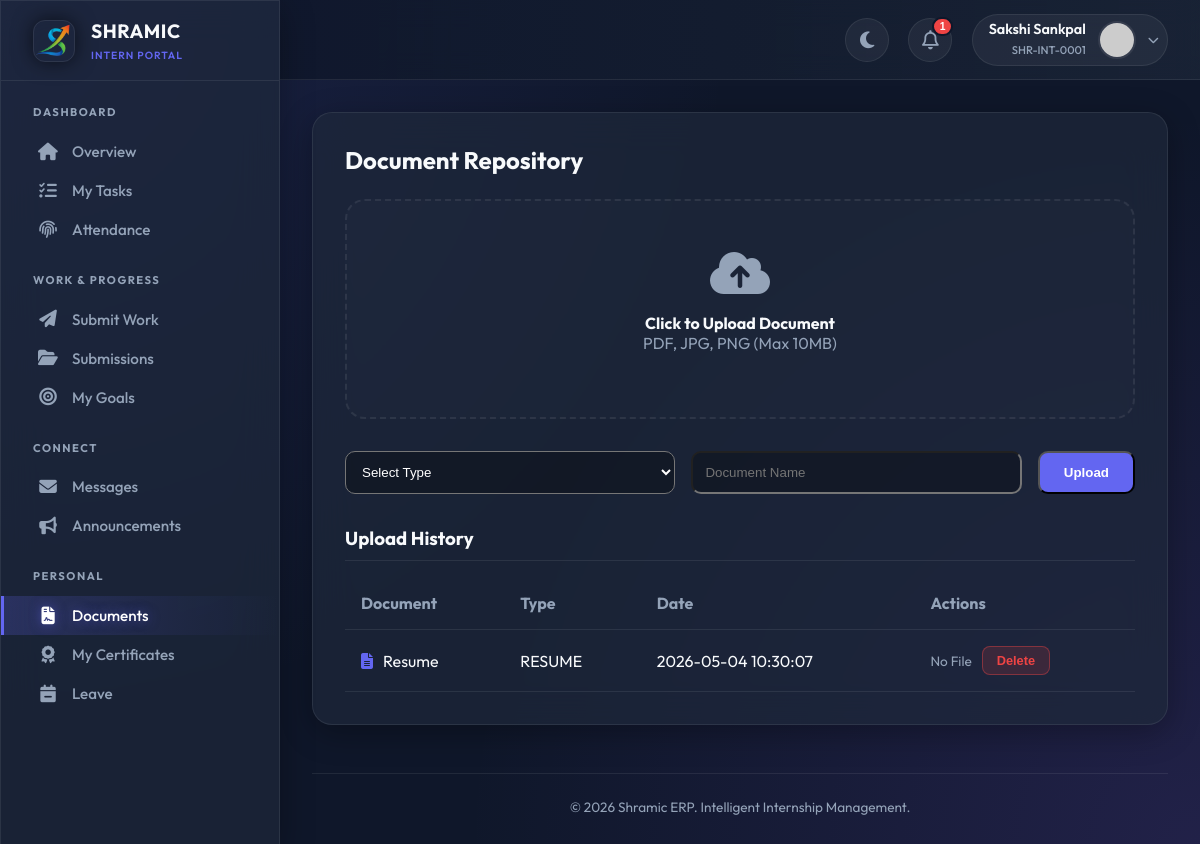
/intern/documents (signed in), run on an earlier commit of the app's database.
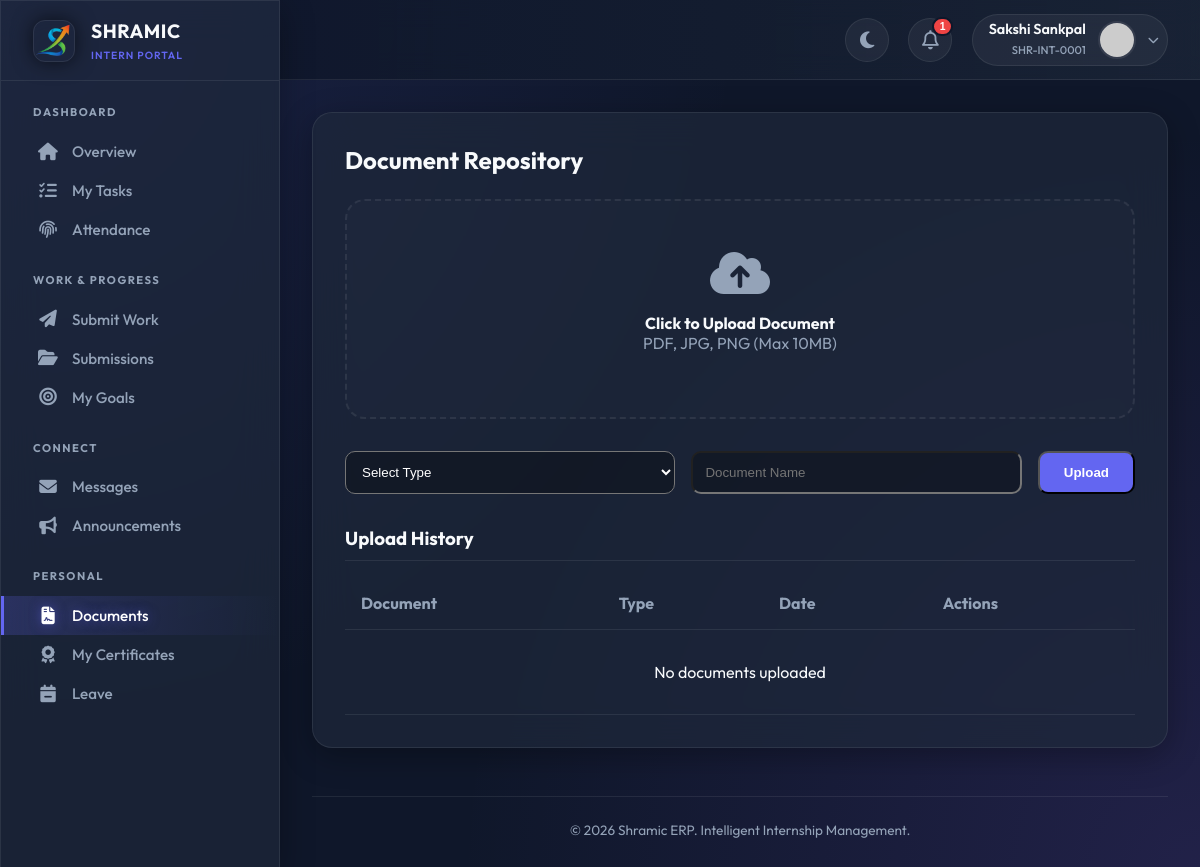
And on a later commit of the database.
### tables this page shows
CREATE TABLE document_verifications (
            id INTEGER PRIMARY KEY AUTOINCREMENT,
            user_id INTEGER,
            document_type TEXT NOT NULL,
            document_name TEXT,
            file_url TEXT,
            status TEXT DEFAULT 'PENDING',
            verified_by INTEGER,
            verified_at TIMESTAMP,
            rejection_reason TEXT,
            uploaded_at TIMESTAMP DEFAULT CURRENT_TIMESTAMP,
            FOREIGN KEY (user_id) REFERENCES users(id),
            FOREIGN KEY (verified_by) REFERENCES users(id)
        );

### app.py (the view, shortened to what this page needs)
@app.route('/intern/documents', methods=['GET', 'POST'])
@login_required
@approved_required
def intern_documents():
    conn = get_db_connection()
    cur = conn.cursor()
    cur.execute("""
        SELECT dv.*, v.full_name as verifier_name
        FROM document_verifications dv
        LEFT JOIN users v ON dv.verified_by = v.id
        WHERE dv.user_id = ?
        ORDER BY dv.uploaded_at DESC
    """, (current_user.id,))
    documents = cur.fetchall()
    conn.close()
    return render_template('intern/documents.html', documents=documents)

### app.py (called while the page is built)
@app.before_request
def make_session_permanent():
    session.permanent = True
    app.permanent_session_lifetime = timedelta(days=365)
    if current_user.is_authenticated:
        try:
            conn = get_db_connection()
            cur = conn.cursor()
            current_timestamp = format_datetime(get_current_datetime())
            cur.execute("UPDATE users SET updated_at = ? WHERE id = ?",
                       (current_timestamp, current_user.id))
            conn.commit()
            conn.close()
        except:
            pass

def get_db_connection():
    conn = sqlite3.connect(DATABASE)
    conn.row_factory = sqlite3.Row
    return conn

def get_current_datetime():
    return datetime.now(TIMEZONE)

def format_datetime(dt, format_str='%Y-%m-%d %H:%M:%S'):
    if dt is None: return None
    if isinstance(dt, str): return dt
    return dt.strftime(format_str)

@login_manager.user_loader
def load_user(user_id):
    conn = get_db_connection()
    cur = conn.cursor()
    cur.execute("SELECT * FROM users WHERE id = ?", (user_id,))
    user_data = cur.fetchone()
    conn.close()
    return User(dict(user_data)) if user_data else None

### templates/intern/documents.html (shortened to what this page needs)
{% extends "intern/base.html" %}
{% block content %}
<div class="glass-panel" style="padding: 2rem; border-radius: 20px">
  <h2 style="margin-bottom: 1.5rem; font-weight: 700">Document Repository</h2>
  <form action="{{ url_for('intern_documents') }}" method="POST" enctype="multipart/form-data">
    <div class="upload-zone" onclick="document.getElementById('file-input').click()">
      <i class="fas fa-cloud-upload-alt" style="font-size: 3rem; color: var(--text-muted); margin-bottom: 1rem"></i>
      <h4 style="color: var(--text-main)">Click to Upload Document</h4>
      <p style="color: var(--text-muted)">PDF, JPG, PNG (Max 10MB)</p>
    </div>
    <div style="display: grid; grid-template-columns: 1fr 1fr auto; gap: 1rem; margin-bottom: 2rem;">
      <select name="document_type" required style="padding: 12px; border-radius: 10px; background: rgba(0,0,0,0.3); color: white;">
        <option value="">Select Type</option>
      </select>
      <input type="text" name="document_name" placeholder="Document Name" required
             style="padding: 12px; border-radius: 10px; background: rgba(0,0,0,0.3); color: white;">
      <button type="submit"
              style="padding: 12px 24px; background: var(--primary); color: white; border-radius: 10px; font-weight: 700;">
        Upload
      </button>
    </div>
  </form>
  <h3 style="border-bottom: 1px solid var(--glass-border); padding-bottom: 10px;">Upload History</h3>
  <table class="doc-table">
    <thead>
      <tr>
        <th>Document</th>
        <th>Type</th>
        <th>Date</th>
        <th>Actions</th>
      </tr>
    </thead>
    <tbody>
      {% for doc in documents %}
      <tr>
        <td>
          <div style="display:flex; align-items:center; gap:10px;">
            <i class="fas fa-file-alt" style="color: var(--primary)"></i>
            {{ doc.document_name }}
          </div>
        </td>
        <td>{{ doc.document_type }}</td>
        <td>{{ doc.uploaded_at }}</td>
        <td>
          <div style="display:flex; gap:10px; align-items:center;">
            {% if doc.file_url %}
            <a href="{{ url_for('serve_file', filename=doc.file_url) }}"
               target="_blank"
               class="action-btn view-btn">
              View
            </a>
            {% else %}
            <span style="color: var(--text-muted); font-size: 0.85rem;">No File</span>
            {% endif %}
            <form action="{{ url_for('delete_intern_document', doc_id=doc.id) }}" method="POST" style="margin:0;">
              <button type="submit"
                      onclick="return confirm('Delete this document?')"
                      class="action-btn delete-btn">
                Delete
              </button>
            </form>
          </div>
        </td>
      </tr>
      {% else %}
      <tr>
        <td colspan="4" style="text-align:center; padding:2rem;">
          No documents uploaded
        </td>
      </tr>
      {% endfor %}
    </tbody>
  </table>
</div>
{% endblock %}

What changed in the data, as far as the page shows it:
removed document_verifications: document_name "Resume", document_type "RESUME", uploaded_at "2026-05-04 10:30:07"
Also different on the page:
text now shown: "No documents uploaded"
